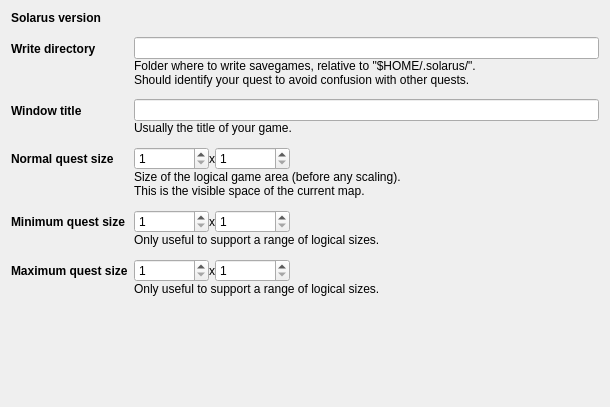
<?xml version="1.0" encoding="UTF-8"?>
<ui version="4.0">
 <class>QuestPropertiesEditor</class>
 <widget class="QWidget" name="QuestPropertiesEditor">
  <property name="geometry">
   <rect>
    <x>0</x>
    <y>0</y>
    <width>610</width>
    <height>407</height>
   </rect>
  </property>
  <layout class="QFormLayout" name="formLayout">
   <property name="fieldGrowthPolicy">
    <enum>QFormLayout::AllNonFixedFieldsGrow</enum>
   </property>
   <property name="verticalSpacing">
    <number>12</number>
   </property>
   <item row="0" column="0">
    <widget class="QLabel" name="solarus_version_label">
     <property name="font">
      <font>
       <weight>75</weight>
       <bold>true</bold>
      </font>
     </property>
     <property name="text">
      <string>Solarus version</string>
     </property>
    </widget>
   </item>
   <item row="0" column="1">
    <widget class="QLabel" name="solarus_version_value">
     <property name="toolTip">
      <string>Version of the engine your data files are compatible with</string>
     </property>
     <property name="text">
      <string/>
     </property>
    </widget>
   </item>
   <item row="1" column="0">
    <widget class="QLabel" name="write_dir_label">
     <property name="font">
      <font>
       <weight>75</weight>
       <bold>true</bold>
      </font>
     </property>
     <property name="text">
      <string>Write directory</string>
     </property>
    </widget>
   </item>
   <item row="1" column="1">
    <layout class="QVBoxLayout" name="verticalLayout">
     <item>
      <widget class="QLineEdit" name="write_dir_field"/>
     </item>
     <item>
      <widget class="QLabel" name="label">
       <property name="text">
        <string>Folder where to write savegames, relative to &quot;$HOME/.solarus/&quot;.
Should identify your quest to avoid confusion with other quests.</string>
       </property>
       <property name="wordWrap">
        <bool>false</bool>
       </property>
      </widget>
     </item>
    </layout>
   </item>
   <item row="2" column="0">
    <widget class="QLabel" name="title_bar_label">
     <property name="font">
      <font>
       <weight>75</weight>
       <bold>true</bold>
      </font>
     </property>
     <property name="text">
      <string>Window title</string>
     </property>
    </widget>
   </item>
   <item row="2" column="1">
    <layout class="QVBoxLayout" name="verticalLayout_2">
     <item>
      <widget class="QLineEdit" name="title_bar_field"/>
     </item>
     <item>
      <widget class="QLabel" name="label_2">
       <property name="text">
        <string>Usually the title of your game.</string>
       </property>
      </widget>
     </item>
    </layout>
   </item>
   <item row="4" column="0">
    <widget class="QLabel" name="normal_size_label">
     <property name="font">
      <font>
       <weight>75</weight>
       <bold>true</bold>
      </font>
     </property>
     <property name="text">
      <string>Normal quest size</string>
     </property>
    </widget>
   </item>
   <item row="4" column="1">
    <layout class="QVBoxLayout" name="verticalLayout_3">
     <item>
      <layout class="QHBoxLayout" name="horizontalLayout_2">
       <item>
        <widget class="QSpinBox" name="normal_size_width_field">
         <property name="minimumSize">
          <size>
           <width>75</width>
           <height>0</height>
          </size>
         </property>
         <property name="minimum">
          <number>1</number>
         </property>
         <property name="maximum">
          <number>99999</number>
         </property>
         <property name="singleStep">
          <number>10</number>
         </property>
        </widget>
       </item>
       <item>
        <widget class="QLabel" name="label_5">
         <property name="text">
          <string>x</string>
         </property>
        </widget>
       </item>
       <item>
        <widget class="QSpinBox" name="normal_size_height_field">
         <property name="minimumSize">
          <size>
           <width>75</width>
           <height>0</height>
          </size>
         </property>
         <property name="minimum">
          <number>1</number>
         </property>
         <property name="maximum">
          <number>99999</number>
         </property>
         <property name="singleStep">
          <number>10</number>
         </property>
        </widget>
       </item>
       <item>
        <spacer name="horizontalSpacer">
         <property name="orientation">
          <enum>Qt::Horizontal</enum>
         </property>
         <property name="sizeHint" stdset="0">
          <size>
           <width>40</width>
           <height>20</height>
          </size>
         </property>
        </spacer>
       </item>
      </layout>
     </item>
     <item>
      <widget class="QLabel" name="label_3">
       <property name="text">
        <string>Size of the logical game area (before any scaling).
This is the visible space of the current map.</string>
       </property>
       <property name="wordWrap">
        <bool>false</bool>
       </property>
      </widget>
     </item>
    </layout>
   </item>
   <item row="5" column="0">
    <widget class="QLabel" name="min_size_label">
     <property name="font">
      <font>
       <weight>75</weight>
       <bold>true</bold>
      </font>
     </property>
     <property name="text">
      <string>Minimum quest size</string>
     </property>
    </widget>
   </item>
   <item row="5" column="1">
    <layout class="QVBoxLayout" name="verticalLayout_4">
     <item>
      <layout class="QHBoxLayout" name="horizontalLayout_3">
       <item>
        <widget class="QSpinBox" name="min_size_width_field">
         <property name="minimumSize">
          <size>
           <width>75</width>
           <height>0</height>
          </size>
         </property>
         <property name="minimum">
          <number>1</number>
         </property>
         <property name="maximum">
          <number>99999</number>
         </property>
         <property name="singleStep">
          <number>10</number>
         </property>
        </widget>
       </item>
       <item>
        <widget class="QLabel" name="label_7">
         <property name="text">
          <string>x</string>
         </property>
        </widget>
       </item>
       <item>
        <widget class="QSpinBox" name="min_size_height_field">
         <property name="minimumSize">
          <size>
           <width>75</width>
           <height>0</height>
          </size>
         </property>
         <property name="minimum">
          <number>1</number>
         </property>
         <property name="maximum">
          <number>99999</number>
         </property>
         <property name="singleStep">
          <number>10</number>
         </property>
        </widget>
       </item>
       <item>
        <spacer name="horizontalSpacer_2">
         <property name="orientation">
          <enum>Qt::Horizontal</enum>
         </property>
         <property name="sizeHint" stdset="0">
          <size>
           <width>40</width>
           <height>20</height>
          </size>
         </property>
        </spacer>
       </item>
      </layout>
     </item>
     <item>
      <widget class="QLabel" name="label_4">
       <property name="text">
        <string>Only useful to support a range of logical sizes.</string>
       </property>
      </widget>
     </item>
    </layout>
   </item>
   <item row="6" column="0">
    <widget class="QLabel" name="max_size_label">
     <property name="font">
      <font>
       <weight>75</weight>
       <bold>true</bold>
      </font>
     </property>
     <property name="text">
      <string>Maximum quest size</string>
     </property>
    </widget>
   </item>
   <item row="6" column="1">
    <layout class="QVBoxLayout" name="verticalLayout_5">
     <item>
      <layout class="QHBoxLayout" name="horizontalLayout_4">
       <item>
        <widget class="QSpinBox" name="max_size_width_field">
         <property name="minimumSize">
          <size>
           <width>75</width>
           <height>0</height>
          </size>
         </property>
         <property name="minimum">
          <number>1</number>
         </property>
         <property name="maximum">
          <number>99999</number>
         </property>
         <property name="singleStep">
          <number>10</number>
         </property>
        </widget>
       </item>
       <item>
        <widget class="QLabel" name="label_8">
         <property name="text">
          <string>x</string>
         </property>
        </widget>
       </item>
       <item>
        <widget class="QSpinBox" name="max_size_height_field">
         <property name="minimumSize">
          <size>
           <width>75</width>
           <height>0</height>
          </size>
         </property>
         <property name="minimum">
          <number>1</number>
         </property>
         <property name="maximum">
          <number>99999</number>
         </property>
         <property name="singleStep">
          <number>10</number>
         </property>
        </widget>
       </item>
       <item>
        <spacer name="horizontalSpacer_3">
         <property name="orientation">
          <enum>Qt::Horizontal</enum>
         </property>
         <property name="sizeHint" stdset="0">
          <size>
           <width>40</width>
           <height>20</height>
          </size>
         </property>
        </spacer>
       </item>
      </layout>
     </item>
     <item>
      <widget class="QLabel" name="label_6">
       <property name="text">
        <string>Only useful to support a range of logical sizes.</string>
       </property>
      </widget>
     </item>
    </layout>
   </item>
  </layout>
  <zorder>normal_size_label</zorder>
  <zorder>min_size_label</zorder>
  <zorder>max_size_label</zorder>
  <zorder>solarus_version_label</zorder>
  <zorder>solarus_version_value</zorder>
  <zorder>write_dir_label</zorder>
  <zorder>title_bar_label</zorder>
 </widget>
 <resources/>
 <connections/>
</ui>
